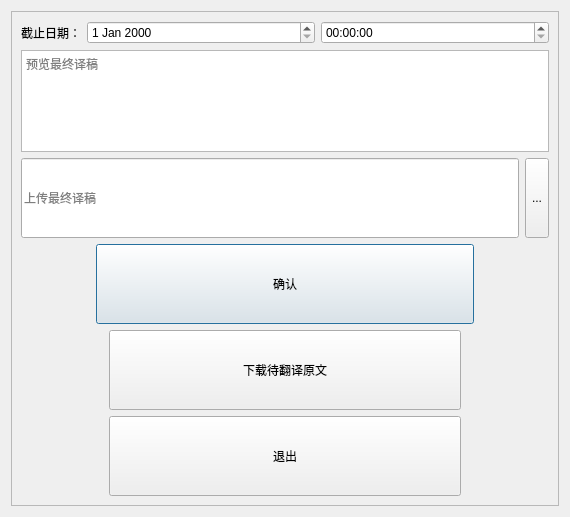
<?xml version="1.0" encoding="UTF-8"?>
<ui version="4.0">
 <class>ManagerOperate_ui</class>
 <widget class="QDialog" name="ManagerOperate_ui">
  <property name="geometry">
   <rect>
    <x>0</x>
    <y>0</y>
    <width>570</width>
    <height>517</height>
   </rect>
  </property>
  <property name="windowTitle">
   <string>Dialog</string>
  </property>
  <layout class="QVBoxLayout" name="verticalLayout_3">
   <item>
    <widget class="QFrame" name="frame">
     <property name="styleSheet">
      <string notr="true">#frame{
	border-image: url(:/new/prefix1/m_icon/58a6bf16282d2.png);}</string>
     </property>
     <property name="frameShape">
      <enum>QFrame::StyledPanel</enum>
     </property>
     <property name="frameShadow">
      <enum>QFrame::Raised</enum>
     </property>
     <layout class="QVBoxLayout" name="verticalLayout">
      <item>
       <layout class="QHBoxLayout" name="horizontalLayout_9">
        <item>
         <widget class="QLabel" name="labelDDL">
          <property name="sizePolicy">
           <sizepolicy hsizetype="Maximum" vsizetype="Preferred">
            <horstretch>0</horstretch>
            <verstretch>0</verstretch>
           </sizepolicy>
          </property>
          <property name="text">
           <string>截止日期：</string>
          </property>
         </widget>
        </item>
        <item>
         <widget class="QDateEdit" name="dateEditCurrent"/>
        </item>
        <item>
         <widget class="QTimeEdit" name="timeEditCurrent"/>
        </item>
       </layout>
      </item>
      <item>
       <widget class="QTextBrowser" name="textBrowser">
        <property name="placeholderText">
         <string>预览最终译稿</string>
        </property>
       </widget>
      </item>
      <item>
       <layout class="QHBoxLayout" name="horizontalLayout_2">
        <item>
         <widget class="QLineEdit" name="lineEdit">
          <property name="minimumSize">
           <size>
            <width>0</width>
            <height>80</height>
           </size>
          </property>
          <property name="placeholderText">
           <string>上传最终译稿</string>
          </property>
         </widget>
        </item>
        <item>
         <widget class="QToolButton" name="toolButton">
          <property name="minimumSize">
           <size>
            <width>0</width>
            <height>80</height>
           </size>
          </property>
          <property name="text">
           <string>...</string>
          </property>
         </widget>
        </item>
       </layout>
      </item>
      <item>
       <layout class="QHBoxLayout" name="horizontalLayout_3" stretch="1,5,1">
        <item>
         <spacer name="horizontalSpacer">
          <property name="orientation">
           <enum>Qt::Horizontal</enum>
          </property>
          <property name="sizeHint" stdset="0">
           <size>
            <width>40</width>
            <height>20</height>
           </size>
          </property>
         </spacer>
        </item>
        <item>
         <widget class="QPushButton" name="btnOK">
          <property name="minimumSize">
           <size>
            <width>0</width>
            <height>80</height>
           </size>
          </property>
          <property name="cursor">
           <cursorShape>PointingHandCursor</cursorShape>
          </property>
          <property name="text">
           <string>确认</string>
          </property>
         </widget>
        </item>
        <item>
         <spacer name="horizontalSpacer_2">
          <property name="orientation">
           <enum>Qt::Horizontal</enum>
          </property>
          <property name="sizeHint" stdset="0">
           <size>
            <width>40</width>
            <height>20</height>
           </size>
          </property>
         </spacer>
        </item>
       </layout>
      </item>
      <item>
       <layout class="QHBoxLayout" name="horizontalLayout" stretch="1,4,1">
        <item>
         <spacer name="horizontalSpacer_5">
          <property name="orientation">
           <enum>Qt::Horizontal</enum>
          </property>
          <property name="sizeHint" stdset="0">
           <size>
            <width>40</width>
            <height>20</height>
           </size>
          </property>
         </spacer>
        </item>
        <item>
         <widget class="QPushButton" name="btnload">
          <property name="minimumSize">
           <size>
            <width>0</width>
            <height>80</height>
           </size>
          </property>
          <property name="cursor">
           <cursorShape>PointingHandCursor</cursorShape>
          </property>
          <property name="text">
           <string>下载待翻译原文</string>
          </property>
         </widget>
        </item>
        <item>
         <spacer name="horizontalSpacer_6">
          <property name="orientation">
           <enum>Qt::Horizontal</enum>
          </property>
          <property name="sizeHint" stdset="0">
           <size>
            <width>40</width>
            <height>20</height>
           </size>
          </property>
         </spacer>
        </item>
       </layout>
      </item>
      <item>
       <layout class="QHBoxLayout" name="horizontalLayout_4" stretch="1,4,1">
        <item>
         <spacer name="horizontalSpacer_3">
          <property name="orientation">
           <enum>Qt::Horizontal</enum>
          </property>
          <property name="sizeHint" stdset="0">
           <size>
            <width>40</width>
            <height>20</height>
           </size>
          </property>
         </spacer>
        </item>
        <item>
         <widget class="QPushButton" name="btnCancel">
          <property name="minimumSize">
           <size>
            <width>0</width>
            <height>80</height>
           </size>
          </property>
          <property name="cursor">
           <cursorShape>PointingHandCursor</cursorShape>
          </property>
          <property name="text">
           <string>退出</string>
          </property>
         </widget>
        </item>
        <item>
         <spacer name="horizontalSpacer_4">
          <property name="orientation">
           <enum>Qt::Horizontal</enum>
          </property>
          <property name="sizeHint" stdset="0">
           <size>
            <width>40</width>
            <height>20</height>
           </size>
          </property>
         </spacer>
        </item>
       </layout>
      </item>
     </layout>
    </widget>
   </item>
  </layout>
 </widget>
 <resources/>
 <connections/>
</ui>
